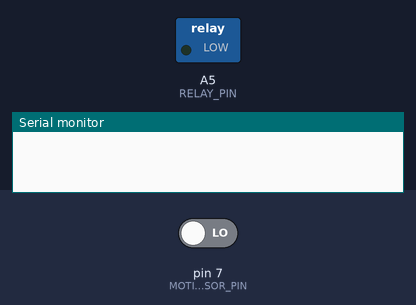
This sketch was run on a simulated Arduino Uno, built with avr-gcc and run on an emulated ATmega328P. Shown: switched loads named in the sketch (green lamp = pin HIGH), the last lines printed to the serial monitor. The inputs (shaded band) are chosen by the test bench; at power-on: pin 7 (MOTION_SENSOR_PIN) LOW.

Above: at 1.2 s.
1.3 s: pin 7 (MOTION_SENSOR_PIN) driven HIGH
At 1.7 s:
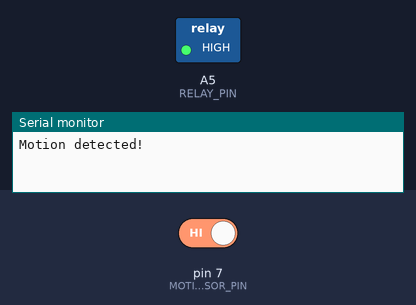
2.8 s: pin 7 (MOTION_SENSOR_PIN) driven LOW
At 4.0 s:
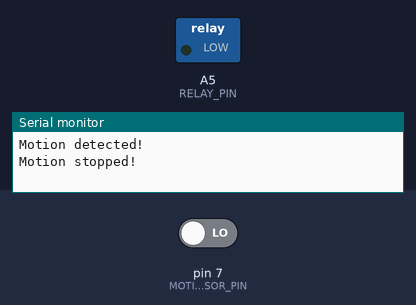
Timing chart, 0 to 5.8 s (numbered marks = the images above; inputs shaded):
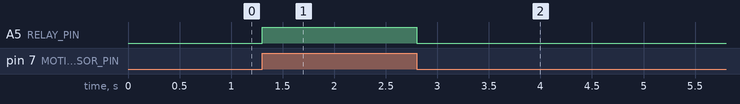

The sketch:

main.ino
```cpp
const int MOTION_SENSOR_PIN = 7;   // Arduino pin connected to the OUTPUT pin of motion sensor
const int RELAY_PIN         = A5;  // Arduino pin connected to the IN pin of relay
int motionStateCurrent      = LOW; // current  state of motion sensor's pin
int motionStatePrevious     = LOW; // previous state of motion sensor's pin

void setup() {
  Serial.begin(9600);                // initialize serial
  pinMode(MOTION_SENSOR_PIN, INPUT); // set arduino pin to input mode
  pinMode(RELAY_PIN, OUTPUT);        // set arduino pin to output mode
}

void loop() {
  motionStatePrevious = motionStateCurrent;             // store old state
  motionStateCurrent  = digitalRead(MOTION_SENSOR_PIN); // read new state

  if (motionStatePrevious == LOW && motionStateCurrent == HIGH) { // pin state change: LOW -> HIGH
    Serial.println("Motion detected!");
    digitalWrite(RELAY_PIN, HIGH); // turn on
  }
  else
  if (motionStatePrevious == HIGH && motionStateCurrent == LOW) { // pin state change: HIGH -> LOW
    Serial.println("Motion stopped!");
    digitalWrite(RELAY_PIN, LOW);  // turn off
  }
}
```

Measured:
- after the input at 1.3 s, A5 (RELAY_PIN): LOW → HIGH at once
- after the input at 2.8 s, A5 (RELAY_PIN): HIGH → LOW at once
